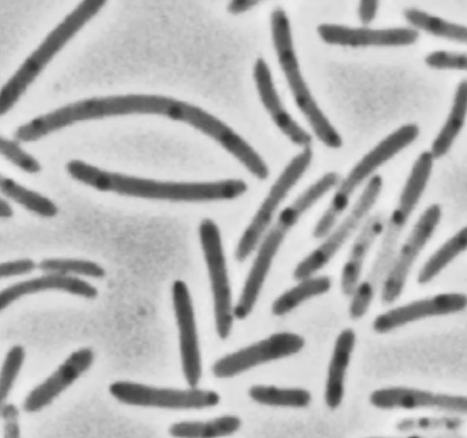
#> input picture bacteria.png, 467 x 438 px
$ jupyter execute --allow-errors 16_scipy_optimize_fourier_ndimage.ipynb
#> lines starting #> are read from the running program, lines starting #| are printed output that depends on the picture; after the words box and inside, x2 and y2 are one past the last pixel; in counts of white or black regions, pixels touching at a corner belong together
# SciPy - Optimize, Fourier, ND Image

- This tutorial is about a library called scipy which contains functions for doing scientific calculations on the data we give it.
- Official SciPy Docs
    - {{https://docs.scipy.org/doc/scipy/reference/index.html}}
- SciPy is a library of modules, and we can use different modules for different types of math / calculations.
    - For example, there are modules for statistics (scipy.stats), linear algebra (scipy.linalg), etc.

## Interpolate

- This is a module for interpolating data.
- Interpolation vs Extrapolation.
    - Extrapolation is predicting data OUTSIDE our data set.
        - This is when we take a data set, and make a prediction.
        - Values are estimated and have a probability associated with them.
    - Interpolation is predicting data IN BETWEEN our data points.
        - This is when we take a data set, attempt to make a best fit line, and then try to find a data point that would lie on that line WITHIN our data set.
        - Values are estimated but are more likely to be correct than extrapolated data.

[cell 1]
import numpy as np
import matplotlib.pyplot as plt

[cell 2]
x = np.linspace(0, 10, 10)
y = x**2
plt.scatter(x, y)

[cell 3]
from scipy.interpolate import interp1d

- Here we are making a new function "f" that will take a value "x" and return a value "y" with a 1 dimensional interpolation of type "linear".
    - Note that we have a linear kind of interpolation but the graph is quadratic.
    - This is because after generating the linear data set new_x is an interpolation of the data set "x" which is linear.
    - "y" is generated from the equation "y = x**2". We then interpolate this relationship, create a best fit equation and use this to generate our result.
- Then we make a "new_x" and make it 30 evenly spaced values between 0 and 10.
- Last, we pass the "new_x" through the interpolation function and generate a new set of y values and save them as "result".

[cell 4]
f = interp1d(x, y, kind='linear')

new_x = np.linspace(0, 10, 30)
result = f(new_x)

[cell 5]
plt.scatter(x, y)
plt.scatter(new_x, result, c="r")

- As an example of using a non-linear data set we can make "y" equal to sine of "x".

[cell 6]
x = np.linspace(0, 10, 10)
y = np.sin(x)
plt.scatter(x, y)

- Similarly, we can interpolate the data to fit in a cubic arangement.
- Try changing this cubic to linear and see what it looks like.

[cell 7]
f = interp1d(x, y, kind='cubic')

new_x = np.linspace(0, 10, 30)
result = f(new_x)

[cell 8]
plt.scatter(x, y)
plt.scatter(new_x, result, c="r")

- There are several other kinds of fit equations you can use and even 2d interpolations as well. Explore the SciPy docs to learn more.

## Optimize

- With this section, we're going to look at making best fit lines for scatter data.
- Below, we generate some random data with multiple types of operations.

[cell 9]
x = np.linspace(0, 2, 100)
y = 1/3*x**3 - 3/5 * x**2 + 2 + np.random.randn(x.shape[0])/20
plt.scatter(x, y)

- We can define a function "f" and set up a arithmetic expression.
- Below, we are creating a polynomial expression.

[cell 10]
def f (x, a, b, c, d):
    return a * x**3 + b * x**2 + c * x + d

[cell 11]
from scipy import optimize

- We pass to the curve_fit method the model we want to use ("f" from above), our data set "x", and the data set we're comparing it to "y".
- The output is 2 arrays of data.
    - The first array is the different parameters for our model, each corresponding to a variable (a, b, c, and d).
    - The second array is a table of co-variances of our model.
        - I don't totally understand what these co-variances are for, and the instructor said they aren't important to understand for this exercise.

[cell 12]
params, param_cov = optimize.curve_fit(f, x, y)
print("params:\n", params)
print("param_cov:\n", param_cov)
a, b, c, d = params

[cell 13]
plt.scatter(x, y)
plt.plot(x, f(x, a, b, c, d), c="g", lw=3)
#> figure, not shown here; curve peaks at x = 2, y = 2.31

## Minimize

- Minimisation is good for finding local and global minimums in your data.
- Below we're starting with a modified sine function to show a graph with multiple local minimums.

[cell 14]
def f (x):
    return x**2 + 15*np.sin(x)

[cell 15]
x = np.linspace(-10, 10, 100)
plt.plot(x, f(x))
#> figure, not shown here; curve peaks at x = -10, y = 108.2

- To start the minimization, we feed the function into the minimize method as well as a starting x point.
- This returns scipy OptimizeResult object that contains information on the result.

[cell 16]
result = optimize.minimize(f, x0=-8)
print(result)
print("\n\nLocal minimum found: ", result["x"][0])

- Note that the return of the x is the x coordinate where we should expect to find the minimum. However, this is a local minimum.
- If we want a global minimum we can simply move the starting x position "x0" to another starting location.
    - This solution works for this particular graph, but the instructor doesn't go over how to find a global minimum generally.
- Below, we demonstrate changing the starting point as well as plotting them on the graph.

[cell 17]
x0=-5
result = optimize.minimize(f, x0=x0).x

[cell 18]
plt.plot(x, f(x), zorder=-1)
plt.scatter(result, f(result), s=100, c="r", zorder=1)
plt.scatter(x0, f(x0), s=200, marker="+", c="g", zorder=1)
#> figure, not shown here; curve peaks at x = -10, y = 108.2

- We can do minimize functions for 3d plots as well.
- We begin by defining f(x) as a complex single variable expession.
- Then we make 2 line spaces between -3 and 3 with 100 points and call then x and y.
- Then we use them to make a numpy meshgrid object.
- Last we pass the x and y linspace as well as the x, y meshgrid object passed through the f function through the contour method which gives us a nice contour plot.
    - The 20 increases the number of lines on our contour plot.

[cell 19]
def f (x):
    return np.sin(x[0]) + np.cos(x[0]+x[1])*np.cos(x[0])

[cell 20]
x = np.linspace(-3, 3, 100)
y = np.linspace(-3, 3, 100)

x, y = np.meshgrid(x, y)
plt.contour(x, y, f(np.array([x, y])), 20)
plt.colorbar()
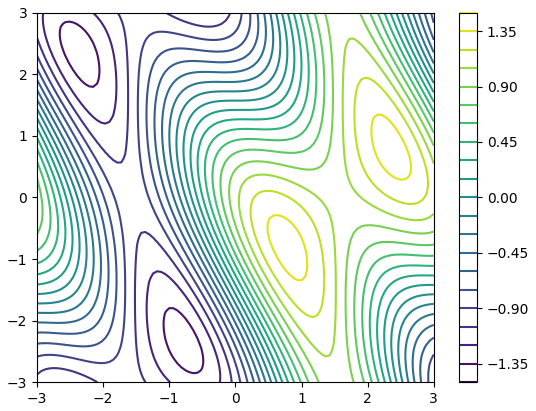
#> figure drawn by matplotlib, 2 panels

- Starting with this plot, if we want to find the minimum we need to start by making our starting point.
- This can be done with x0 variable again, but this time, we initialize it with the zeros method to make a 2, 1 array of 0's.
- Next, we draw our contour plot, same as above.
- Then we plot our x0 on the plot with the scatter method.
    - Scatter takes the following parameters (x coord, y coord, marker shape, color, size)
- Next, we call the optimize mathod on our data, passing it the function "f".
    - This returns a dictionary, so we use the dot notation to save the value of key "x" to the "result" variable.
- Last we plot the result.

[cell 21]
x0 = np.zeros((2, 1))
# Draw the contour plot.
plt.contour(x, y, f(np.array([x, y])), 20)
plt.colorbar()
# Plot the staring point.
plt.scatter(x0[0], x0[1], marker='+', c='r', s=100)
# Call minimize to find our local minimum. Save value with key of "x" to result.
#> (the rest of this cell did not finish here and is left out)

## Signal / FFT

- 2 interesting modules in scipy:
    - scipy.signal
        - Used for signal processing.
    - scipy.fftpack
        - Used for Fourier Transforms.

- We start with a plot of some semi-random data that trends upward.
- Our goal is to eliminate the linear trend from the data.

[cell 22]
x = np.linspace(0, 20, 100)
y = x + 4*np.sin(x) + np.random.randn(x.shape[0])
plt.plot(x, y)
#> figure, not shown here; curve peaks at x = 19.8, y = 25.21

[cell 23]
from scipy import signal

- Below we take our y data and pass it through detrend which attempts to remove the linear trend from the data.
- If you'd like to read up on linear trend here are a few links:
    - {{https://docs.scipy.org/doc/scipy/reference/generated/scipy.signal.detrend.html}}
    - {{https://en.wikipedia.org/wiki/Linear_trend_estimation}}

[cell 24]
new_y = signal.detrend(y)

[cell 25]
plt.plot(x, y)
plt.plot(x, new_y)
#> figure, not shown here; curve peaks at x = 19.8, y = 25.21; curve peaks at x = 19.8, y = 6.18

- Fourier transform is a mathematical technique that allows us to extract and analyze the frequencies that are present in periodic signals.
- In order to do this, we have 2 methods in the fftpack module to help us.
    - fftpack.fft(signal) gives us the power. (fft = fast fourier transform)
    - fftpack.fftfreq(signal.size) gives us the frequency.

[cell 26]
x = np.linspace(0, 30, 1000)
y = 3*np.sin(x) + 2*(np.sin(5*x) + np.sin(10*x))
plt.plot(x, y)
#> figure, not shown here; curve peaks at x = 26.58, y = 6.5

[cell 27]
from scipy import fftpack

[cell 28]
fourier = fftpack.fft(y)
power = np.abs(fourier)
frequencies = fftpack.fftfreq(y.size)
plt.plot(np.abs(frequencies), power)

- At this point, I'm a little lost because, I generally what a fourier transform, is but not how it's useful.
- According to the instructor, we can use this to "filter" a signal.

#### Filtering a Signal with Fourier Transforms

- There are 3 step to filter a signal with fourier transforms.
    - First, we do as above
    - Second, we clean the data using a mask to eliminate data under a certain threshold.
    - Third we transform the cleaned data back into a signal.

[cell 29]
x = np.linspace(0, 30, 1000)
y = 3*np.sin(x) + 2*np.sin(5*x) + np.sin(10*x) + np.random.random(x.shape[0])*10
plt.plot(x, y)
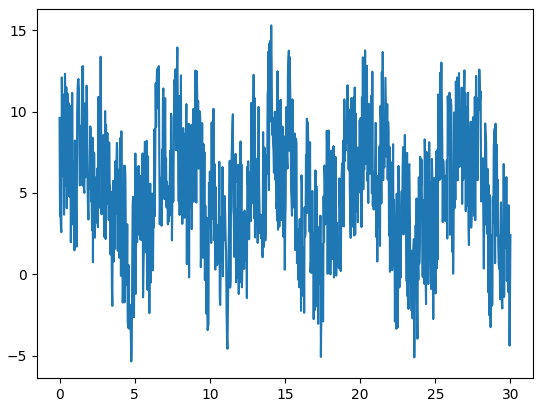
#> figure drawn by matplotlib, 1 panel; curve peaks at x = 14.08, y = 15.31

[cell 30]
fourier = fftpack.fft(y)
power = np.abs(fourier)
frequencies = fftpack.fftfreq(y.size)
plt.plot(np.abs(frequencies), power)

- Now we have a spectrum and we need to filter it.
- All we do is eliminate all the data under a certain level.
- To do this, we iterate through all the data (with the = operator) and set every value under 400 equal to 0.

[cell 31]
fourier[power<400] = 0
plt.plot(np.abs(frequencies), np.abs(fourier))

- Now that we have a cleaned spectrum, we can do an inverse fourier transform to get our signal back.
- To do this, we can use the method ifft (inverse fast fourier transform)

[cell 32]
filtered_signal = fftpack.ifft(fourier)

- Now we just plot the results.
- Here we are plotting over the original to show the difference.

[cell 33]
plt.figure(figsize=(12, 8))
plt.plot(x, y, lw=0.5)
plt.plot(x, filtered_signal, lw=3, c="black")
plt.show()
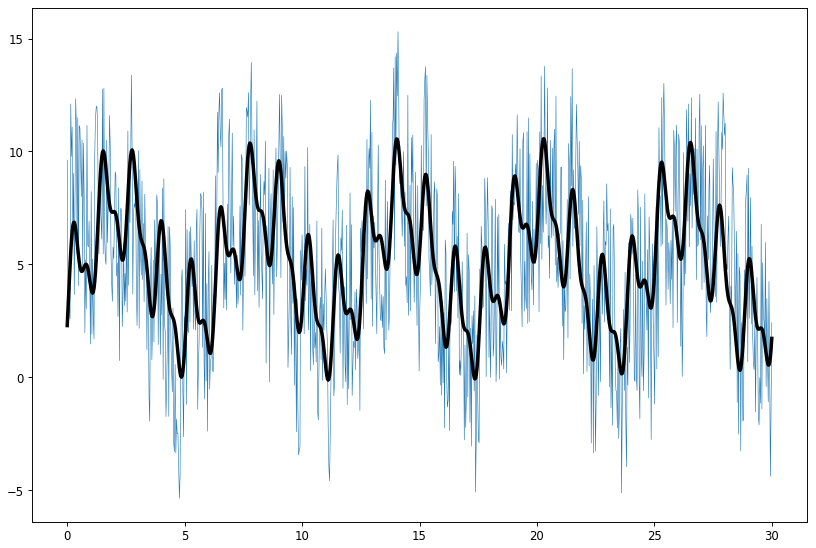
#> figure drawn by matplotlib, 1 panel; curve peaks at x = 14.08, y = 15.31; curve peaks at x = 20.3, y = 10.56

## ND Image

- Stands for N dimensional Image.
- Here is a link to further info on this module:
    - {{https://docs.scipy.org/doc/scipy/reference/ndimage.html}}
- Of interest of us is the section on morphology.

- For the morphology section, we start with a structure which is normally a cross 3 pixels high and 3 pixels across.
    [ ][X][ ]
    [X][X][X]
    [ ][X][ ]
- We use this structure and guide it across the entire image.
- The center X is the origin and we scan with this.
- When the center X of the structure touches a certain color it does an operation on the matrix.
    - This could be changing the color, etc
    - It does this for the entire structure, not just the center X.
- This method is used in certain algorithms to lift certain artifacts out of images.

[cell 34]
from scipy import ndimage

- With this, we can start with an image that has a little bit of noise in it.

[cell 35]
np.random.seed(101)
X = np.zeros((32, 32))
X[10:-10, 10:-10] = 1
X[np.random.randint(0, 32, 30), np.random.randint(0, 32, 30)] = 1
plt.imshow(X)
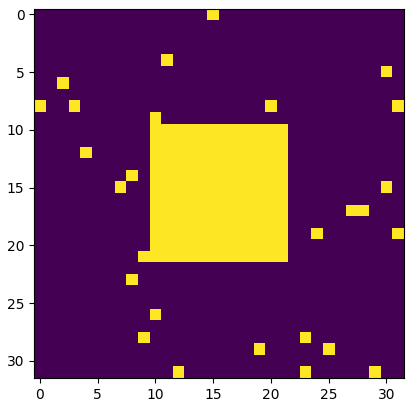
#> figure drawn by matplotlib, 1 panel

[cell 36]
open_x = ndimage.binary_opening(X)
plt.imshow(open_x)
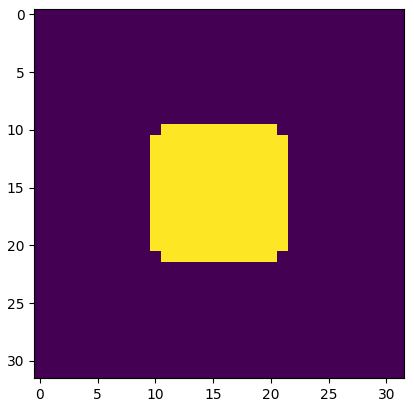
#> figure drawn by matplotlib, 1 panel

- Note that we did lose a little bit of information on the corners of the square.

#### Application of NDImage

- We can use this technique of transformation to manipulate our input data for easier counting.
- To import our own images into MatPlotLib we can use the method:
    - imread("filename.png")
- Originally, there was a z dimension with value of 4 indicating other colors in the image.
    - We can use slicing to reduce the z axis to 1 plane only giving us a simple black and white image.

[cell 37]
image = plt.imread("bacteria.png")
#> image is the input picture: shape (438, 467, 4) float32; mean R, G, B, A 0.71, 0.71, 0.71, 1
image = image[:, :, 0]
#> image: shape (438, 467) float32
plt.imshow(image, cmap="gray")
image.shape
#> Out = (438, 467)

- First we want to separate the bacteria from the background.
- To do this, we will use boolean indexing.
- We can make a copy of our image, and unravel the values, then pass it to a histogram so we can see the spectrum.
- This will make it easier to separate the background.

[cell 38]
image_2 = np.copy(image)
plt.hist(image_2.ravel(), bins=255)
plt.show()
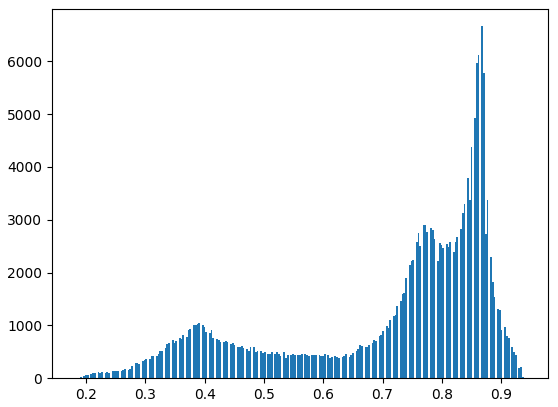
#> figure drawn by matplotlib, 1 panel; tallest bar 6666 high, from x = 0.867 to 0.87

- Looking at this histograph, we see 3 peaks.
- From left to right, we have the darkest at about 0.4, a light gray at about 0.75, and light grey/white at around 0.85.
- We want the bacteria, so we want the darkest of the values.
- What we do is we use boolean indexing to keep all the values less than 0.6 ish because that looks like it's about a local minimum.
- When we do this, we get a mask, but this mask can serve as an image in itself.

[cell 39]
image = image < 0.55
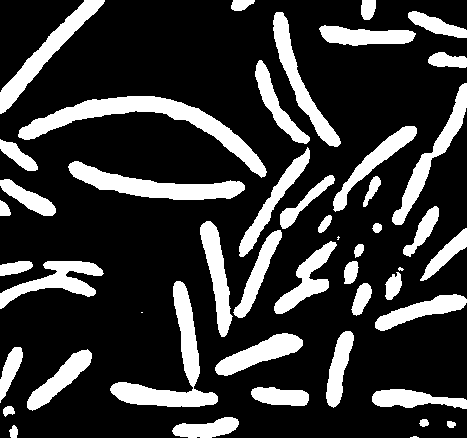
#> image: shape (438, 467) bool; 22% white; 48 white regions (4 under 20 px), largest, box (x1, y1, x2, y2) and area: (18, 96, 267, 178) 4284, (110, 281, 218, 407) 3247, (68, 161, 245, 200) 2845
plt.imshow(image)

- The problem with this however, is that the image is now can have little spots like at (150, 300) where we know this is the backgroud, but we have a little spot where the image was dark and now we need to clean it up.
- To do this, we can use the morphology code from before to help us clean this up.

[cell 40]
open_x = ndimage.binary_opening(image)
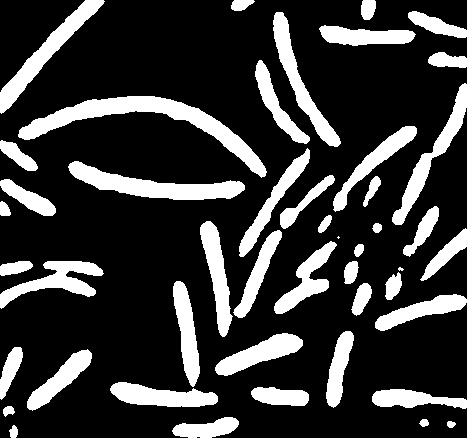
#> open_x: shape (438, 467) bool; 21.9% white; 47 white regions (2 under 20 px), largest, box (x1, y1, x2, y2) and area: (18, 96, 267, 178) 4280, (68, 161, 245, 200) 2844, (0, 0, 105, 114) 2266
plt.imshow(open_x)

- Now we use another method in ndimage to analyse this image and label the segments it finds.
- the ndimage returns 2 values:
    - One is the image with colored regions ove each segment it found.
    - Two is the number of unique segments it found.
- Here we call the label method and unpack them into two variables.

[cell 41]
label_image, n_labels = ndimage.label(open_x)
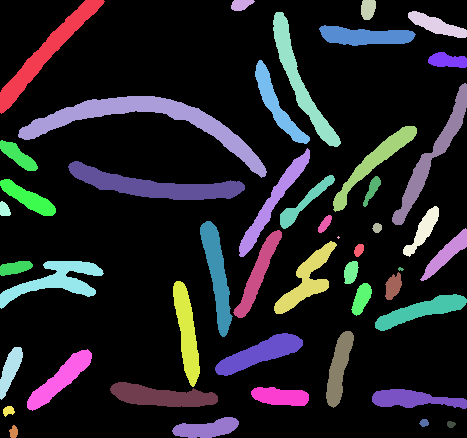
#> label_image: shape (438, 467) int32; 48 distinct labels, from 0 to 47; one colour per label, 0 black
#> n_labels = 47
print(n_labels)
#| 47
plt.imshow(label_image)

- Last, we use another method called sum that lets us count the size of each bacteria in our picture.
    - We get an nd array that we can then feed to a scatter plot.

[cell 42]
sizes = ndimage.sum(open_x, label_image, range(n_labels))
#> sizes = 47 values, max 4280 at index 10, min 0 at index 0, mean 951.7

[cell 43]
plt.scatter(range(n_labels), sizes, c="orange")
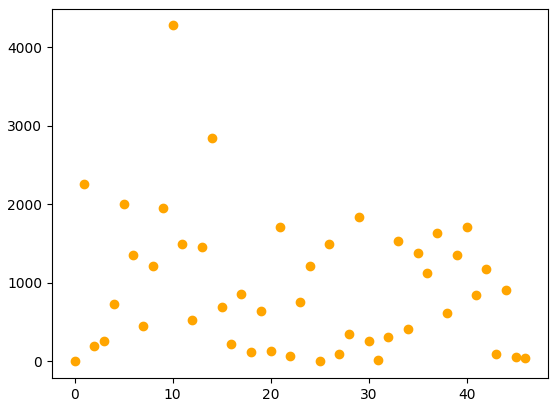
#> figure drawn by matplotlib, 1 panel
